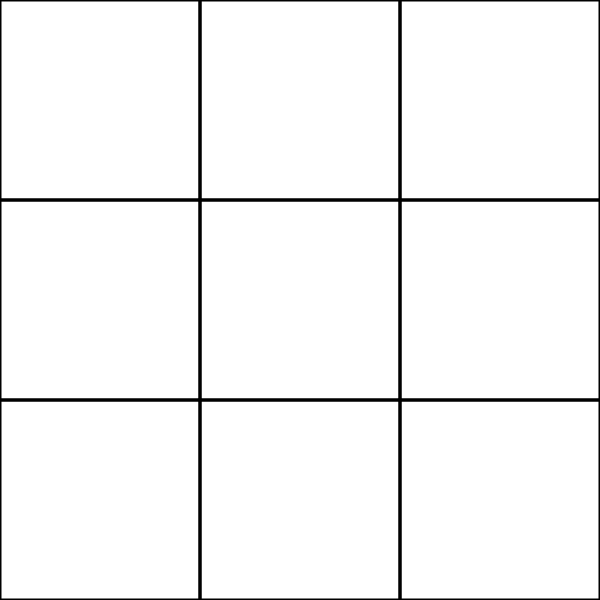
Frame 1 (no input)
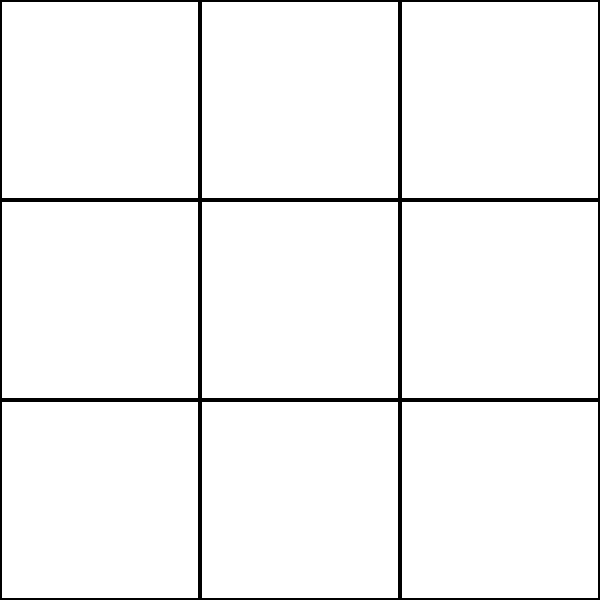
Frame 60 (no input)
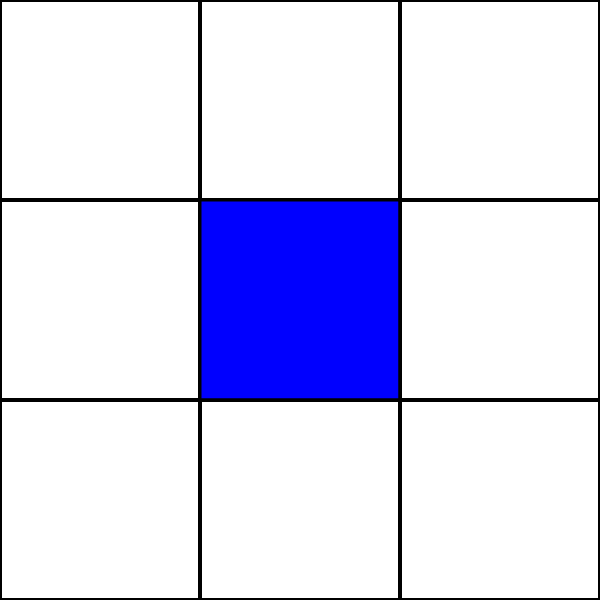
Frame 120 (the mouse pressed at the canvas centre since frame 60)

The p5.js sketch that drew these frames (run headless with seeded random() and noise() and a simulated clock; from frame 60 on, the mouse is pressed at the canvas centre):

// p5.js sketch
// ── sketch.js
let box = [];

let startX = 0;
let startY = 0;
let boxSize = 200;
let rows = 3;
let colums = 3;
let filledBoxes = 0;

let playerID = 1;
let gameWon = 0;
let gameReset = false;

const winCombi = [
  [0, 1, 2], [3, 4, 5], [6, 7, 8], 
  [0, 3, 6], [1, 4, 7], [2, 5, 8], 
  [0, 4, 8], [2, 4, 6]             
];


function setup() {
  background(220);
  createCanvas(600, 600);

  // Draw boxes
  for (x = 0; x < rows; x++) {
    for (y = 0; y < colums; y++) {
      strokeWeight(3);
      box.push(new Box(startX + boxSize * x, startY + boxSize * y, boxSize, boxSize));
    }
  }
}

function draw() {

  // Call functions
  for (i = 0; i < box.length; i++) {
    box[i].renderBox();
    box[i].checkWon();
  }



  // Check game state
  if (gameWon === 1) {
    textSize(50);
    fill(0);
    text("Blue wins!",250,250);
  }

  else if (gameWon === 2) {
    textSize(50);
    fill(0);
    text("Red wins!",250,250);
  }

  // Check draw
  if (filledBoxes >= box.length && gameWon == 0) {
    textSize(50);
    fill(0);
    text("Draw!",250,250);
    }
}

class Box {
  constructor(x, y, w, l) {
    this.x = x;
    this.y = y;
    this.w = w;
    this.l = l;
    this.ID = 0;
  }

  // Draws color based on player ID
  renderBox() {

    if(this.ID === 0){
      noFill();
    }
    else if (this.ID === 1) {
      fill("blue");
    } 
    else if (this.ID === 2) {
      fill("red");
    } 
    rect(this.x, this.y, this.w, this.l);
  }

  // Checks if a box is clicked and sets the playerID to the box
  clickBox() {
    if (mouseX > this.x && mouseX < this.x + this.w && mouseY > this.y && mouseY < this.y + this.l
    ) {
      if (this.ID === 0) {
        this.ID = playerID;
        filledBoxes++;
        if (playerID === 1) {
          playerID = 2;
        } 
        else {
          playerID = 1;
        }
      }
    }
  }

  // Checks if there is any combination with the same ID to see if someone has won
  checkWon() {
    for (const combi of winCombi) {
      const [a,b,c] = combi;
      if (box[a].ID === this.ID && box[b].ID === this.ID && box[c].ID === this.ID) {
        if (gameWon === 0) {
          gameWon = this.ID;
        }
      }
    }
  }
}

// On mouse press calls function clickbox
function mousePressed() {
  for (let i = 0; i < box.length; i++) {
    box[i].clickBox();
  }
}
